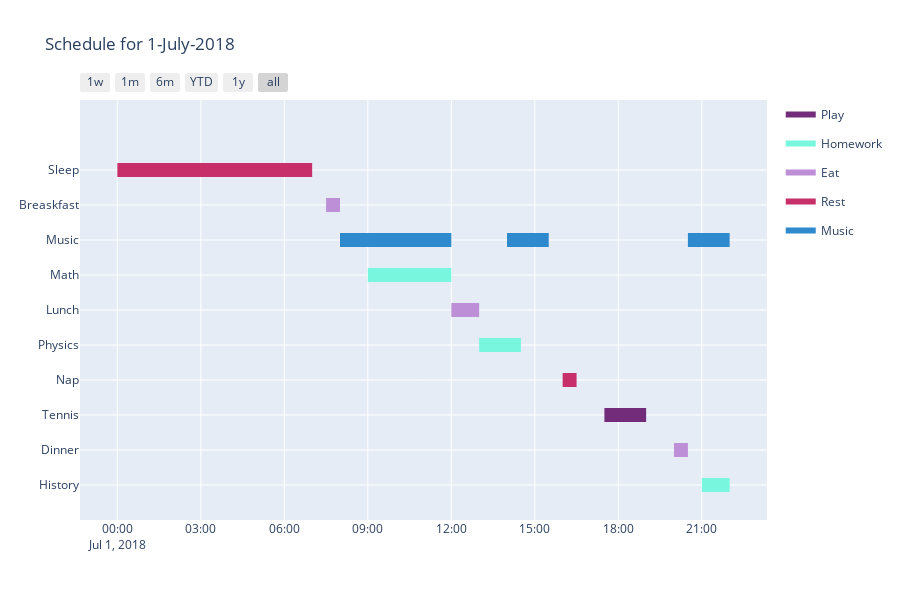

The notebook cell saved with this chart:
### Code cell
fig = ff.create_gantt(
    schedule,
    title = 'Schedule for 1-July-2018',
    colors = color_list,
    index_col = 'Category',
    show_colorbar = True,
    showgrid_x = True,
    showgrid_y = True,
    group_tasks = True
)
offline.iplot(fig)

### Figure 1 — Plotly figure (JSON) as saved in the notebook; plotly's stock layout.template omitted (floating-point values rounded to 4 significant figures)
{"data": [{"fill": "toself", "fillcolor": "rgb(114, 44, 121)", "hoverinfo": "name", "legendgroup": "rgb(114, 44, 121)", "mode": "none", "name": "Play", "showlegend": true, "type": "scatter", "x": ["2018-07-01 17:30:00", "2018-07-01 19:00:00", "2018-07-01 19:00:00", "2018-07-01 17:30:00"], "y": [1.8, 1.8, 2.2, 2.2]}, {"fill": "toself", "fillcolor": "rgb(120, 247, 222)", "hoverinfo": "name", "legendgroup": "rgb(120, 247, 222)", "mode": "none", "name": "Homework", "showlegend": true, "type": "scatter", "x": ["2018-07-01 9:00:00", "2018-07-01 12:00:00", "2018-07-01 12:00:00", "2018-07-01 9:00:00", "2018-07-01 9:00:00", "2018-07-01 13:00:00", "2018-07-01 14:30:00", "2018-07-01 14:30:00", "2018-07-01 13:00:00", "2018-07-01 13:00:00", "2018-07-01 21:00:00", "2018-07-01 22:00:00", "2018-07-01 22:00:00", "2018-07-01 21:00:00"], "y": [5.8, 5.8, 6.2, 6.2, null, 3.8, 3.8, 4.2, 4.2, null, -0.2, -0.2, 0.2, 0.2]}, {"fill": "toself", "fillcolor": "rgb(189, 143, 215)", "hoverinfo": "name", "legendgroup": "rgb(189, 143, 215)", "mode": "none", "name": "Eat", "showlegend": true, "type": "scatter", "x": ["2018-07-01 7:30:00", "2018-07-01 8:00:00", "2018-07-01 8:00:00", "2018-07-01 7:30:00", "2018-07-01 7:30:00", "2018-07-01 12:00:00", "2018-07-01 13:00:00", "2018-07-01 13:00:00", "2018-07-01 12:00:00", "2018-07-01 12:00:00", "2018-07-01 20:00:00", "2018-07-01 20:30:00", "2018-07-01 20:30:00", "2018-07-01 20:00:00"], "y": [7.8, 7.8, 8.2, 8.2, null, 4.8, 4.8, 5.2, 5.2, null, 0.8, 0.8, 1.2, 1.2]}, {"fill": "toself", "fillcolor": "rgb(198, 47, 105)", "hoverinfo": "name", "legendgroup": "rgb(198, 47, 105)", "mode": "none", "name": "Rest", "showlegend": true, "type": "scatter", "x": ["2018-07-01 0:00:00", "2018-07-01 7:00:00", "2018-07-01 7:00:00", "2018-07-01 0:00:00", "2018-07-01 0:00:00", "2018-07-01 16:00:00", "2018-07-01 16:30:00", "2018-07-01 16:30:00", "2018-07-01 16:00:00"], "y": [8.8, 8.8, 9.2, 9.2, null, 2.8, 2.8, 3.2, 3.2]}, {"fill": "toself", "fillcolor": "rgb(46, 137, 205)", "hoverinfo": "name", "legendgroup": "rgb(46, 137, 205)", "mode": "none", "name": "Music", "showlegend": true, "type": "scatter", "x": ["2018-07-01 8:00:00", "2018-07-01 12:00:00", "2018-07-01 12:00:00", "2018-07-01 8:00:00", "2018-07-01 8:00:00", "2018-07-01 14:00:00", "2018-07-01 15:30:00", "2018-07-01 15:30:00", "2018-07-01 14:00:00", "2018-07-01 14:00:00", "2018-07-01 20:30:00", "2018-07-01 22:00:00", "2018-07-01 22:00:00", "2018-07-01 20:30:00"], "y": [6.8, 6.8, 7.2, 7.2, null, 6.8, 6.8, 7.2, 7.2, null, 6.8, 6.8, 7.2, 7.2]}, {"legendgroup": "rgb(114, 44, 121)", "marker": {"color": "rgb(114, 44, 121)", "opacity": 0, "size": 1}, "mode": "markers", "name": "", "showlegend": false, "text": [null, null], "type": "scatter", "x": ["2018-07-01 17:30:00", "2018-07-01 19:00:00"], "y": [2, 2]}, {"legendgroup": "rgb(120, 247, 222)", "marker": {"color": "rgb(120, 247, 222)", "opacity": 0, "size": 1}, "mode": "markers", "name": "", "showlegend": false, "text": [null, null, null, null, null, null], "type": "scatter", "x": ["2018-07-01 9:00:00", "2018-07-01 12:00:00", "2018-07-01 13:00:00", "2018-07-01 14:30:00", "2018-07-01 21:00:00", "2018-07-01 22:00:00"], "y": [6, 6, 4, 4, 0, 0]}, {"legendgroup": "rgb(189, 143, 215)", "marker": {"color": "rgb(189, 143, 215)", "opacity": 0, "size": 1}, "mode": "markers", "name": "", "showlegend": false, "text": [null, null, null, null, null, null], "type": "scatter", "x": ["2018-07-01 7:30:00", "2018-07-01 8:00:00", "2018-07-01 12:00:00", "2018-07-01 13:00:00", "2018-07-01 20:00:00", "2018-07-01 20:30:00"], "y": [8, 8, 5, 5, 1, 1]}, {"legendgroup": "rgb(198, 47, 105)", "marker": {"color": "rgb(198, 47, 105)", "opacity": 0, "size": 1}, "mode": "markers", "name": "", "showlegend": false, "text": [null, null, null, null], "type": "scatter", "x": ["2018-07-01 0:00:00", "2018-07-01 7:00:00", "2018-07-01 16:00:00", "2018-07-01 16:30:00"], "y": [9, 9, 3, 3]}, {"legendgroup": "rgb(46, 137, 205)", "marker": {"color": "rgb(46, 137, 205)", "opacity": 0, "size": 1}, "mode": "markers", "name": "", "showlegend": false, "text": [null, null, null, null, null, null], "type": "scatter", "x": ["2018-07-01 8:00:00", "2018-07-01 12:00:00", "2018-07-01 14:00:00", "2018-07-01 15:30:00", "2018-07-01 20:30:00", "2018-07-01 22:00:00"], "y": [7, 7, 7, 7, 7, 7]}], "layout": {"height": 600, "hovermode": "closest", "showlegend": true, "title": {"text": "Schedule for 1-July-2018"}, "xaxis": {"rangeselector": {"buttons": [{"count": 7, "label": "1w", "step": "day", "stepmode": "backward"}, {"count": 1, "label": "1m", "step": "month", "stepmode": "backward"}, {"count": 6, "label": "6m", "step": "month", "stepmode": "backward"}, {"count": 1, "label": "YTD", "step": "year", "stepmode": "todate"}, {"count": 1, "label": "1y", "step": "year", "stepmode": "backward"}, {"step": "all"}]}, "showgrid": true, "type": "date", "zeroline": false}, "yaxis": {"autorange": false, "range": [-1, 11], "showgrid": true, "ticktext": ["History", "Dinner", "Tennis", "Nap", "Physics", "Lunch", "Math", "Music", "Breaskfast", "Sleep"], "tickvals": [0, 1, 2, 3, 4, 5, 6, 7, 8, 9], "zeroline": false}}}
